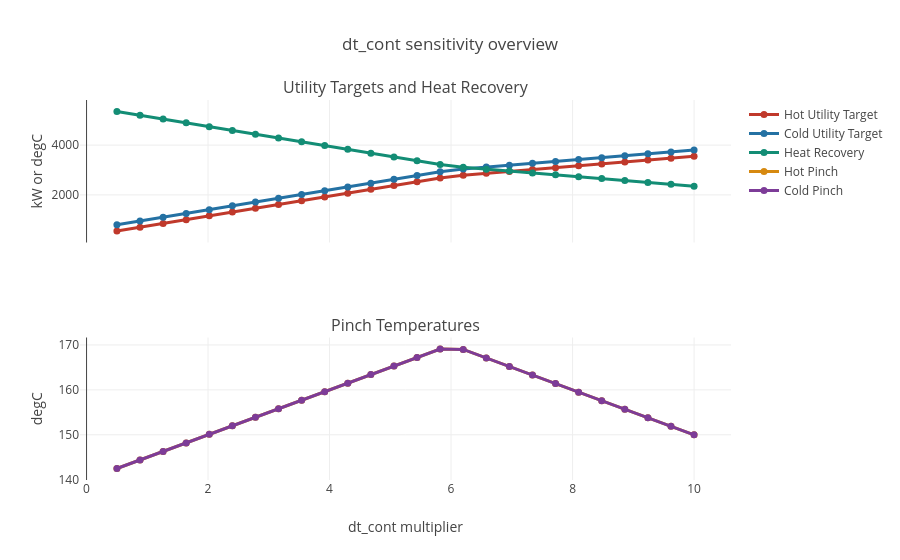

The code cell stored with this chart in its notebook:
### Code cell
series_colors = {
    "Hot Utility Target": "#c0392b",
    "Cold Utility Target": "#2471a3",
    "Heat Recovery": "#138d75",
    "Hot Pinch": "#d68910",
    "Cold Pinch": "#7d3c98",
}

sensitivity_fig = make_subplots(
    rows=2,
    cols=1,
    shared_xaxes=True,
    subplot_titles=(
        "Utility Targets and Heat Recovery",
        "Pinch Temperatures",
    ),
)

for column in ["Hot Utility Target", "Cold Utility Target", "Heat Recovery"]:
    sensitivity_fig.add_trace(
        go.Scatter(
            x=sensitivity["dt_cont multiplier"],
            y=sensitivity[column],
            mode="lines+markers",
            name=column,
            line={"color": series_colors[column], "width": 3},
            marker={"color": series_colors[column], "size": 7},
        ),
        row=1,
        col=1,
    )

for column in ["Hot Pinch", "Cold Pinch"]:
    sensitivity_fig.add_trace(
        go.Scatter(
            x=sensitivity["dt_cont multiplier"],
            y=sensitivity[column],
            mode="lines+markers",
            name=column,
            line={"color": series_colors[column], "width": 3},
            marker={"color": series_colors[column], "size": 7},
        ),
        row=2,
        col=1,
    )

sensitivity_fig.update_xaxes(title_text="dt_cont multiplier", row=2, col=1)
sensitivity_fig.update_yaxes(title_text="kW or degC", row=1, col=1)
sensitivity_fig.update_yaxes(title_text="degC", row=2, col=1)
sensitivity_fig.update_layout(title="dt_cont sensitivity overview")
# display_plotly(sensitivity_fig, height=700)

### Figure 1 — Plotly figure (JSON) as saved in the notebook; plotly's stock layout.template omitted (floating-point values rounded to 4 significant figures)
{"data": [{"line": {"color": "#c0392b", "width": 3}, "marker": {"color": "#c0392b", "size": 7}, "mode": "lines+markers", "name": "Hot Utility Target", "type": "scatter", "x": [0.5, 0.88, 1.26, 1.64, 2.02, 2.4, 2.78, 3.16, 3.54, 3.92, 4.3, 4.68, 5.06, 5.44, 5.82, 6.2, 6.58, 6.96, 7.34, 7.72, 8.1, 8.48, 8.86, 9.24, 9.62, 10.0], "xaxis": "x", "y": [550.0, 702.0, 854.0, 1006.0, 1158.0, 1310.0, 1462.0, 1614.0, 1766.0, 1918.0, 2070.0, 2222.0, 2374.0, 2526.0, 2678.0, 2790.0, 2866.0, 2942.0, 3018.0, 3094.0, 3170.0, 3246.0, 3322.0, 3398.0, 3474.0, 3550.0], "yaxis": "y"}, {"line": {"color": "#2471a3", "width": 3}, "marker": {"color": "#2471a3", "size": 7}, "mode": "lines+markers", "name": "Cold Utility Target", "type": "scatter", "x": [0.5, 0.88, 1.26, 1.64, 2.02, 2.4, 2.78, 3.16, 3.54, 3.92, 4.3, 4.68, 5.06, 5.44, 5.82, 6.2, 6.58, 6.96, 7.34, 7.72, 8.1, 8.48, 8.86, 9.24, 9.62, 10.0], "xaxis": "x", "y": [800.0, 952.0, 1104.0, 1256.0, 1408.0, 1560.0, 1712.0, 1864.0, 2016.0, 2168.0, 2320.0, 2472.0, 2624.0, 2776.0, 2928.0, 3040.0, 3116.0, 3192.0, 3268.0, 3344.0, 3420.0, 3496.0, 3572.0, 3648.0, 3724.0, 3800.0], "yaxis": "y"}, {"line": {"color": "#138d75", "width": 3}, "marker": {"color": "#138d75", "size": 7}, "mode": "lines+markers", "name": "Heat Recovery", "type": "scatter", "x": [0.5, 0.88, 1.26, 1.64, 2.02, 2.4, 2.78, 3.16, 3.54, 3.92, 4.3, 4.68, 5.06, 5.44, 5.82, 6.2, 6.58, 6.96, 7.34, 7.72, 8.1, 8.48, 8.86, 9.24, 9.62, 10.0], "xaxis": "x", "y": [5350.0, 5198.0, 5046.0, 4894.0, 4742.0, 4590.0, 4438.0, 4286.0, 4134.0, 3982.0, 3830.0, 3678.0, 3526.0, 3374.0, 3222.0, 3110.0, 3034.0, 2958.0, 2882.0, 2806.0, 2730.0, 2654.0, 2578.0, 2502.0, 2426.0, 2350.0], "yaxis": "y"}, {"line": {"color": "#d68910", "width": 3}, "marker": {"color": "#d68910", "size": 7}, "mode": "lines+markers", "name": "Hot Pinch", "type": "scatter", "x": [0.5, 0.88, 1.26, 1.64, 2.02, 2.4, 2.78, 3.16, 3.54, 3.92, 4.3, 4.68, 5.06, 5.44, 5.82, 6.2, 6.58, 6.96, 7.34, 7.72, 8.1, 8.48, 8.86, 9.24, 9.62, 10.0], "xaxis": "x2", "y": [142.5, 144.4, 146.3, 148.2, 150.1, 152.0, 153.9, 155.8, 157.7, 159.6, 161.5, 163.4, 165.3, 167.2, 169.1, 169.0, 167.1, 165.2, 163.3, 161.4, 159.5, 157.6, 155.7, 153.8, 151.9, 150.0], "yaxis": "y2"}, {"line": {"color": "#7d3c98", "width": 3}, "marker": {"color": "#7d3c98", "size": 7}, "mode": "lines+markers", "name": "Cold Pinch", "type": "scatter", "x": [0.5, 0.88, 1.26, 1.64, 2.02, 2.4, 2.78, 3.16, 3.54, 3.92, 4.3, 4.68, 5.06, 5.44, 5.82, 6.2, 6.58, 6.96, 7.34, 7.72, 8.1, 8.48, 8.86, 9.24, 9.62, 10.0], "xaxis": "x2", "y": [142.5, 144.4, 146.3, 148.2, 150.1, 152.0, 153.9, 155.8, 157.7, 159.6, 161.5, 163.4, 165.3, 167.2, 169.1, 169.0, 167.1, 165.2, 163.3, 161.4, 159.5, 157.6, 155.7, 153.8, 151.9, 150.0], "yaxis": "y2"}], "layout": {"annotations": [{"font": {"size": 16}, "showarrow": false, "text": "Utility Targets and Heat Recovery", "x": 0.5, "xanchor": "center", "xref": "paper", "y": 1, "yanchor": "bottom", "yref": "paper"}, {"font": {"size": 16}, "showarrow": false, "text": "Pinch Temperatures", "x": 0.5, "xanchor": "center", "xref": "paper", "y": 0.375, "yanchor": "bottom", "yref": "paper"}], "title": {"text": "dt_cont sensitivity overview"}, "xaxis": {"anchor": "y", "domain": [0, 1], "matches": "x2", "showticklabels": false}, "xaxis2": {"anchor": "y2", "domain": [0, 1], "title": {"text": "dt_cont multiplier"}}, "yaxis": {"anchor": "x", "domain": [0.625, 1], "title": {"text": "kW or degC"}}, "yaxis2": {"anchor": "x2", "domain": [0, 0.375], "title": {"text": "degC"}}}}
